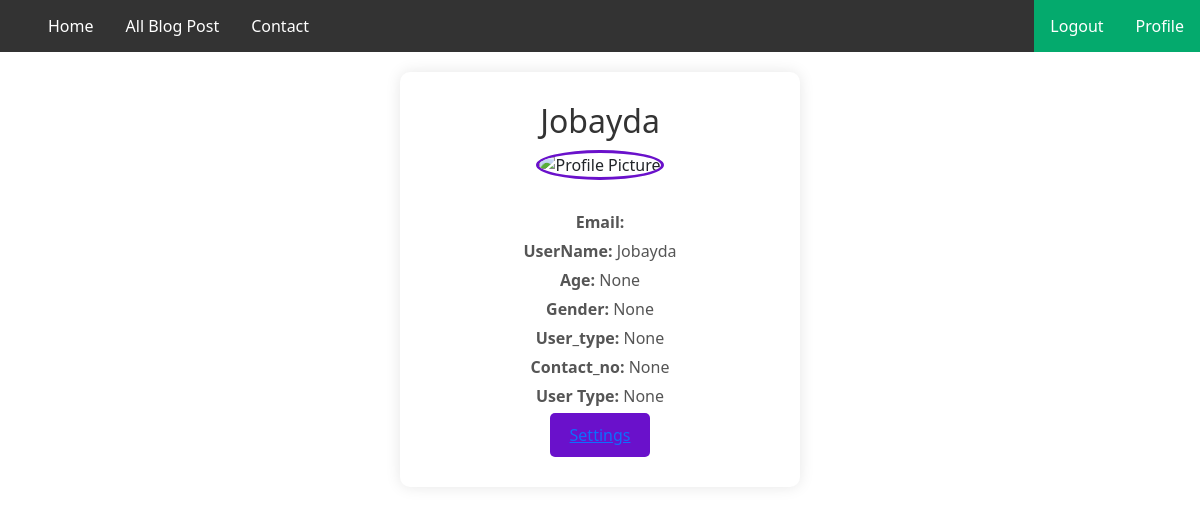
The page /profilePage/ (signed in) on the database its author committed.
### myApp/models.py (models this page shows, shortened)
class Custom_user(AbstractUser):
    GENDER=[
        ('male','Male'),
        ('female','Female'),
        ('other','Other'),
    ]
    USER=[
        ('viewers','Viewers'),
        ('bloogger','Bloogger'),
    ]
    user_type=models.CharField(choices=USER,max_length=100,null=True)
    Gender=models.CharField(choices=GENDER, max_length=100,null=True)
    Age=models.PositiveIntegerField(null=True)
    Contact_No=models.CharField(max_length=100,null=True)
    Profile_Pic=models.ImageField(upload_to="Media/Profile_Pic",null=True)

### myProject/views.py (the view)
# urls.py: path('profilePage/',profilePage,name='profilePage'),
def profilePage(request):
    return render(request, 'profilePage.html')

### Template/profilePage.html (shortened to what this page needs)
{% extends 'basePage.html' %}
{% block body %}
<div class="profile-container">
    <h2>{{ request.user.username }}</h2>
    <img src="/{{request.user.Profile_Pic }}" alt="Profile Picture">
    <p><strong>Email:</strong> {{ request.user.email }}</p>
    <p><strong>UserName:</strong> {{ request.user.username }}</p>
    <p><strong>Age:</strong> {{ request.user.Age }}</p>
    <p><strong>Gender:</strong> {{ request.user.Gender }}</p>
    <p><strong>User_type:</strong> {{ request.user.user_type }}</p>
    <p><strong>Contact_no:</strong> {{ request.user.Contact_No }}</p>
    <p><strong>User Type:</strong> {{ request.user.user_type }}</p>
    <button class="edit-button"><a href="{% url 'editProfilePage' %}">Settings</a></button>
</div>
{% endblock body %}

### Template/profilePage.html (style rules this page uses)
.profile-container { background-color: white; padding: 20px; border-radius: 10px; box-shadow: 0 0 15px rgba(0, 0, 0, 0.1); width: 400px; text-align: center; margin: 20px auto; }
.profile-container img { width: 100px; height: 100px; border-radius: 50%; margin-bottom: 20px; border: 3px solid #6a11cb; }
h2 { margin: 10px 0; color: #333; }
p { margin: 5px 0; color: #555; }
.edit-button { padding: 10px 20px; background-color: #6a11cb; color: white; border: none; border-radius: 5px; cursor: pointer; transition: background-color 0.3s; margin-bottom: 10px; }

### rows shown on the page
Custom_user: user.username "Jobayda", user.Age "None", user.Gender "None", user.user_type "None", user.Contact_No "None"
